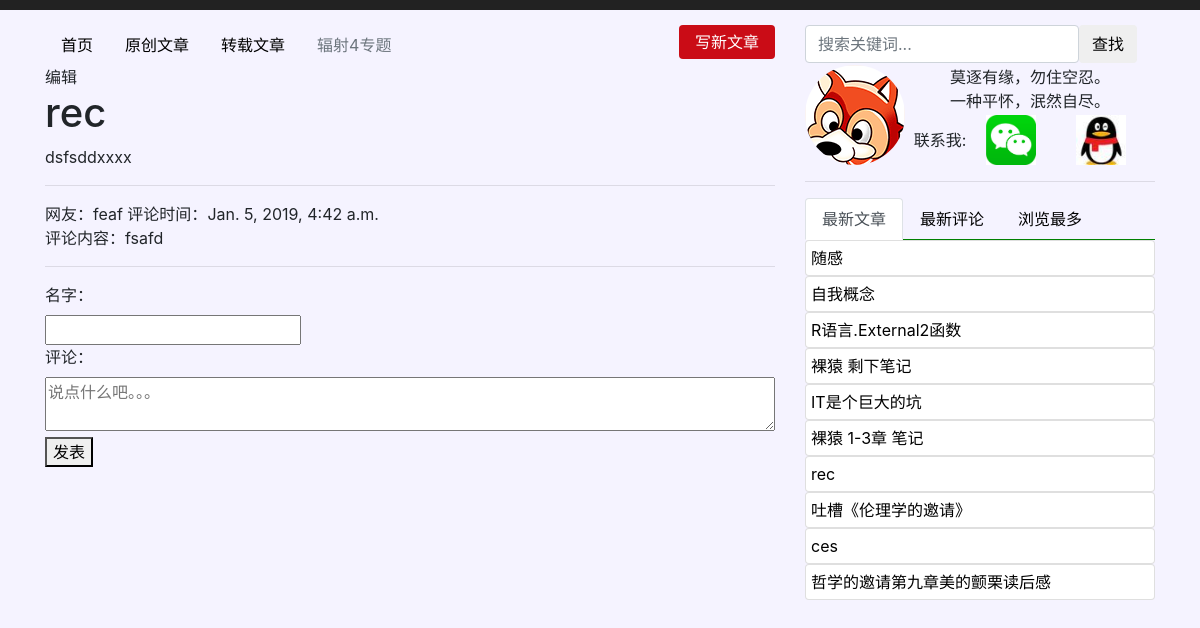
The page /article/31 on the database its author committed.
### article/models.py (models this page shows, shortened)
class Article(models.Model):
    title = models.CharField(u'标题', max_length=256)
    content = models.TextField(u'内容')
    summary = models.TextField(u'摘要')
    tag = models.ManyToManyField(Tag, related_name='news_image')
    pub_date = models.DateTimeField(u'发表时间', auto_now_add=True, editable=True)
    class Meta:
        verbose_name = "文章"

### comments/models.py (models this page shows, shortened)
class Comments(models.Model):
    name = models.CharField(max_length=100)
    text = models.TextField()
    created_time = models.DateTimeField(auto_now_add=True)
    article = models.ForeignKey(Article, on_delete=models.CASCADE)

### article/views.py (the view)
# urls.py: path('article/<int:article_id>', views.article),
def article(request, article_id):
    template = get_template('article.html')
    article = Article.objects.get(id=article_id) #查询指定类型的文章
    content = article.content
    hots = Article.objects.order_by('?')[:10]
    comments = Comments.objects.filter(article=article_id)
    html = template.render({
        'comments': comments,
        'hots': hots,
        'article': article,
        'form': CommentForm(),
        'content': markdown.markdown(
            content,
            extensions=[
                'markdown.extensions.extra',
                'markdown.extensions.codehilite',
                'markdown.extensions.toc',
            ]
        ),
    })
    return HttpResponse(html)

### comments/forms.py
class CommentForm(forms.ModelForm):
    class Meta:
        model = Comments
        fields = ['name', 'text']

### templates/article.html (shortened to what this page needs)
{% extends 'base.html' %}
{% block content %}
    <span class="edit">编辑</span>
    <h1>{{ article.title }}</h1>
    <div class="article">
        {{ content | safe }}
    </div>
    {% for comment in comments %}
    <hr>
    <div class="comment-display">
            <span class="name">网友：{{ comment.name }} </span><span>评论时间：{{ comment.created_time }}</span>
            <p class="content">评论内容：{{ comment.text }}</p>
    </div>
    {% endfor %}
    <hr>
    <section>
            <form class="comment-form" onsubmit="return false;">
                    <div class="row">
                        <div class="col-md-4">
                            <label for="{{ form.name.id_for_label }}">名字：</label>
                            {{ form.name }}
                        </div>
                        <div class="col-md-12">
                            <label for="{{ form.comment.id_for_label }}">评论：</label>
                            <textarea name="text" required="" id="id_text" placeholder="说点什么吧。。。"></textarea>
                            <button type="submit" class="comment-btn">发表</button>
                        </div>
                    </div>
            </form>
    </section>
{% endblock %}

### templates/base.html (shortened to what this page needs)
{% load static %}
<!doctype html>
<html lang="zh-cn">
  <head>
    <link rel="stylesheet" href="https://stackpath.bootstrapcdn.com/bootstrap/4.1.1/css/bootstrap.min.css">
    <link rel="stylesheet" href="{% static 'other/codestyle.css' %}">
    <link rel="stylesheet" href="{% static 'other/common.css' %}">
    <link rel="stylesheet" href="{% static 'other/list.css' %}">
  </head>
  <body>
    <div class="container">
        <div class="row  justify-content-center">
            <div class="col-sm-8 navbox">
                <ul class="nav">
                    <li class="nav-item"> <a class="nav-link active" href="#">首页</a> </li>
                    <li class="nav-item"> <a class="nav-link" href="#">原创文章</a> </li>
                    <li class="nav-item"> <a class="nav-link" href="#">转载文章</a> </li>
                    <li class="nav-item"> <a class="nav-link disabled" href="#">辐射4专题</a> </li>
                </ul>
                <ul class="nav">
                        <li class="nav-item"> <a class="nav-link newarticle" href="/editor/0">写新文章</a> </li>
                </ul>
            </div>
            <div class="col-sm-4">
                <form method="get" id="searchform" class="form-inline clearfix" action="{% url 'search' %}">
                <input class="form-control" name="search" id="s" placeholder="搜索关键词..." type="text">
                <button class="btn btn-green btn-small"> 查找</button>
                </form>
            </div>
        </div>
        <div class="row">
            <div class="col-sm-8">
                {% block content %}
                {% endblock %}
            </div>
            <div class="col-sm-4">
                    <div class="information flex">
                        <div class="touxiang"><img src="{% static 'other/hulitou.png' %}" style="border-radius:50%;">
                        </div>
                        <div class="touxiangright flex">
                            <div class="zuoyouming">莫逐有缘，勿住空忍。<br>一种平怀，泯然自尽。</div>
                            <div class="jumpout">
                                <div class="contactme">
                                    <span>联系我:</span>
                                    <a class="weixin" href="javascript:">
                                        <img src="{% static 'other/weixin.jpeg' %}" alt="" class="weixinlogo">
                                    </a>
                                    <a class="qq" href="javascript:">
                                        <img src="{% static 'other/qq.jpeg' %}" alt="" class="qqlogo">
                                    </a>
                                </div>
                            </div>
                        </div>
                    </div>
                <hr>
            <div>
                    <ul class="nav nav-tabs" id="myTab" role="tablist">
                            <li class="nav-item">
                              <a class="nav-link active" id="home-tab" data-toggle="tab" href="#home" role="tab" aria-controls="home" aria-selected="true">最新文章</a>
                            </li>
                            <li class="nav-item">
                              <a class="nav-link" id="profile-tab" data-toggle="tab" href="#profile" role="tab" aria-controls="profile" aria-selected="false">最新评论</a>
                            </li>
                            <li class="nav-item">
                              <a class="nav-link" id="contact-tab" data-toggle="tab" href="#contact" role="tab" aria-controls="contact" aria-selected="false">浏览最多</a>
                            </li>
                          </ul>
                          <div class="tab-content" id="myTabContent">
                            <div class="tab-pane fade show active" id="home" role="tabpanel" aria-labelledby="home-tab">
                                <ul class="list-group">
                                {% for hot in hots %}
                                    <li style="color:black;">
                                        <a href="article/{{ hot.id }}" class="list-group-item clearfix" target="_blank">
                                            {{ hot.title }}
                                        </a>
                                    </li>
                                {% endfor %}
                                </ul>
                            </div>
                          </div>
            </div>
            </div>
        </div>
    </div>
    </body>
</html>

### static/other/common.css (style rules this page uses)
body { background-color: #f5f3ff; padding:15px; border-top:#222 10px solid; }
.newarticle { padding: 5px 16px; border: none; color: #fff; background-color: #ca0c16; border-radius: 4px; white-space: nowrap; font-size: 16px; }
ul { list-style-type:none; }
ul.list-group li a { white-space: nowrap; overflow: hidden; text-overflow: ellipsis; padding: 5px; }
ul.nav-tabs { border-bottom: 1px solid green }
a { color:black; }
.flex { display: flex; align-items: center; }
.touxiang { width: 100px; height: 100px; }
.zuoyouming { width: 100%; height: 50px; font-size:16px; text-align: center; white-space: nowrap; overflow: hidden; }
.touxiangright { width: 100%; height: 100px; flex-direction: column; }
.navbox { display:flex; justify-content: space-between; }
a.weixin, a.qq { position: relative; width: 50px; height: 50px; display: block; margin: 0 20px; }
.weixinlogo , .qqlogo { width: 50px; height: 50px; }
.contactme { display:flex; align-items: center; }

### static/other/list.css (style rules this page uses)
div textarea { width: 100%; }

### rows shown on the page
Article: title "rec", content "dsfsddxxxx"
Comments: name "feaf", created_time "Jan. 5, 2019, 4:42 a.m.", text "fsafd"
Article: title "随感"
Article: title "自我概念"
Article: title "R语言.External2函数"
Article: title "裸猿 剩下笔记"
Article: title "IT是个巨大的坑"
Article: title "裸猿 1-3章 笔记"
Article: title "吐槽《伦理学的邀请》"
Article: title "ces"
Article: title "哲学的邀请第九章美的颤栗读后感"
